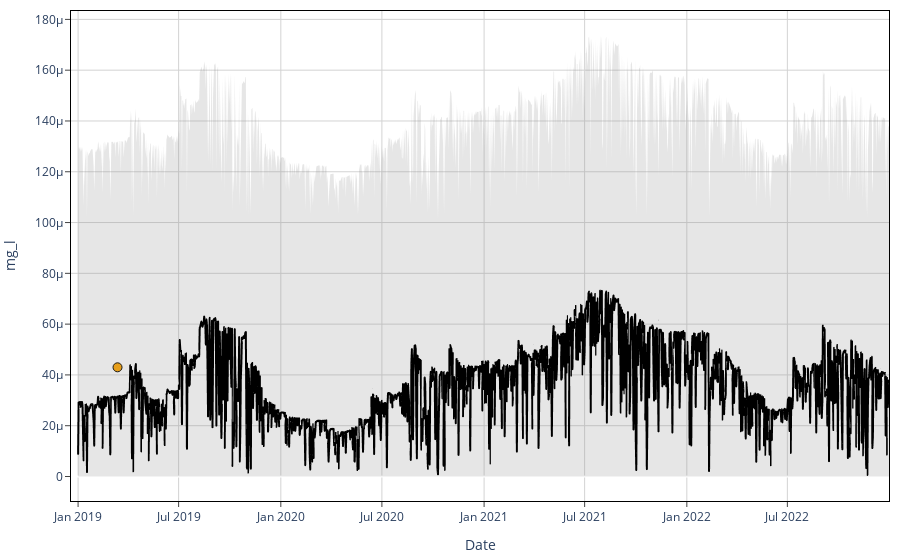

Notebook source saved alongside this figure:
### Code cell
fig = px.line(predictions_channel, x='Date', y="mg_l", )



fig.add_trace(
    px.scatter(observations_channel, x='fecha', y="valor").update_traces(marker=dict(color='orange'), mode='markers').data[0]
)

fig.update_traces(line=dict(color='black'))


rmse = swatpy.rmse

upper_bound = predictions_channel['mg_l'] + 2*rmse
lower_bound = predictions_channel['mg_l'] - 2*rmse
lower_bound = lower_bound.apply(lambda x: max(0, x))

fig.add_traces([go.Scatter(x = predictions_channel.Date, y = upper_bound,
                           mode = 'lines', line_color = 'rgba(0,0,0,0)',
                           showlegend = False),
                go.Scatter(x = predictions_channel.Date, y = lower_bound,
                           mode = 'lines', line_color = 'rgba(0,0,0,0)',
                           name = '95% confidence interval',
                           fill='tonexty', fillcolor = 'rgba(128, 128, 128, 0.2)')])


fig.update_traces(marker=dict(size=9,
                                      color = 'orange',
                                      line=dict(width=1)),
                            selector=dict(mode='markers'))


fig.update_layout(
            showlegend=False,
            plot_bgcolor="white",
            margin=dict(t=10,l=10,b=10,r=10)
        )
        
fig.update_layout(
            plot_bgcolor='white'
        )
fig.update_xaxes(
            mirror=True,
            ticks='outside',
            showline=True,
            linecolor='black',
            gridcolor='lightgrey'
        )
fig.update_yaxes(
            mirror=True,
            ticks='outside',
            showline=True,
            linecolor='black',
            gridcolor='lightgrey'
        )



fig.show()

### Figure 1 — Plotly figure (JSON) as saved in the notebook; plotly's stock layout.template omitted (floating-point values rounded to 4 significant figures; data arrays with more than 128 entries replaced by an {"elided": "..."} marker saying what was removed)
{"data": [{"hovertemplate": "Date=%{x}<br>mg_l=%{y}<extra></extra>", "legendgroup": "", "line": {"color": "black", "dash": "solid"}, "marker": {"symbol": "circle"}, "mode": "lines", "name": "", "showlegend": false, "type": "scattergl", "x": {"elided": "1461 str values"}, "xaxis": "x", "y": {"elided": "1461 float values"}, "yaxis": "y"}, {"hovertemplate": "fecha=%{x}<br>valor=%{y}<extra></extra>", "legendgroup": "", "line": {"color": "black"}, "marker": {"color": "orange", "line": {"width": 1}, "size": 9, "symbol": "circle"}, "mode": "markers", "name": "", "orientation": "v", "showlegend": false, "type": "scatter", "x": ["2019-03-13T00:00:00"], "xaxis": "x", "y": [4.3e-05], "yaxis": "y"}, {"line": {"color": "rgba(0,0,0,0)"}, "mode": "lines", "showlegend": false, "type": "scatter", "x": {"elided": "1461 str values"}, "y": {"elided": "1461 float values"}}, {"fill": "tonexty", "fillcolor": "rgba(128, 128, 128, 0.2)", "line": {"color": "rgba(0,0,0,0)"}, "mode": "lines", "name": "95% confidence interval", "type": "scatter", "x": {"elided": "1461 str values"}, "y": {"elided": "1461 int values"}}], "layout": {"legend": {"tracegroupgap": 0}, "margin": {"b": 10, "l": 10, "r": 10, "t": 10}, "plot_bgcolor": "white", "showlegend": false, "xaxis": {"anchor": "y", "domain": [0, 1], "gridcolor": "lightgrey", "linecolor": "black", "mirror": true, "showline": true, "ticks": "outside", "title": {"text": "Date"}}, "yaxis": {"anchor": "x", "domain": [0, 1], "gridcolor": "lightgrey", "linecolor": "black", "mirror": true, "showline": true, "ticks": "outside", "title": {"text": "mg_l"}}}}
